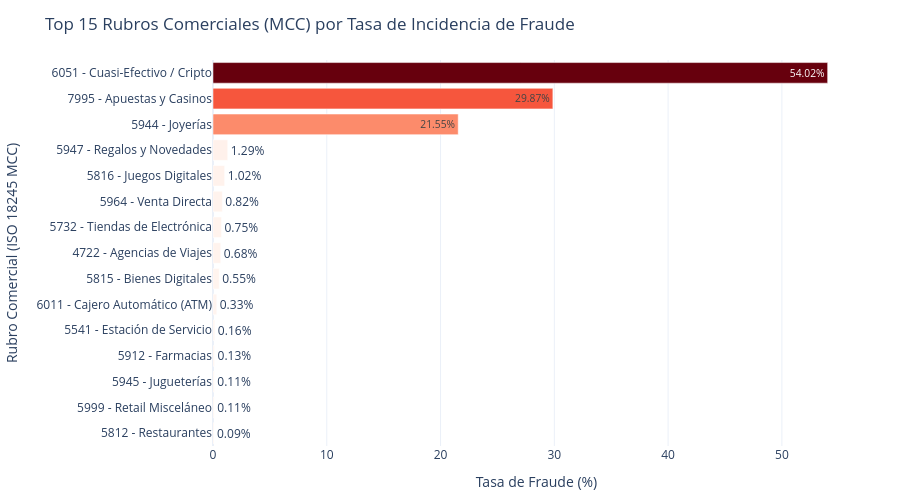
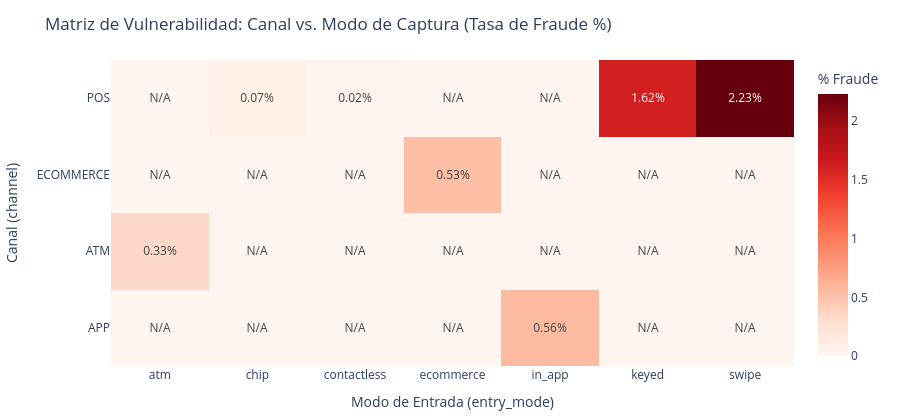

These figures' notebook cell, in order:
### Markdown cell above
---
## 5. Dimensión 4: Concentración de Riesgo por Rubro Comercial (`MCC`), Canal y Modo de Captura (`entry_mode`)
Evaluamos qué categorías de comercio concentran la mayor propensión al fraude y cómo influye el mecanismo físico o digital de captura de la tarjeta.

### Code cell
def plot_mcc_risk(df_mcc: pd.DataFrame, top_n: int = 15) -> go.Figure:
    """Barras horizontales de los rubros comerciales (MCC) con mayor tasa de fraude."""
    top_mcc = df_mcc.sort_values(by="fraud_rate_pct", ascending=True).tail(top_n)

    fig = go.Figure()
    fig.add_trace(
        go.Bar(
            y=[
                f"{int(row['mcc'])} - {row['description']}"
                for _, row in top_mcc.iterrows()
            ],
            x=top_mcc["fraud_rate_pct"],
            orientation="h",
            marker={
                "color": top_mcc["fraud_rate_pct"],
                "colorscale": "Reds",
                "showscale": False,
            },
            text=top_mcc["fraud_rate_pct"].apply(lambda v: f"{v:.2f}%"),
            textposition="auto",
            customdata=top_mcc[["total_tx", "fraud_count"]],
            hovertemplate=(
                "<b>%{y}</b><br>"
                "Tasa Fraude: %{x:.2f}%<br>"
                "Total Transacciones: %{customdata[0]:,}<br>"
                "Casos Fraude: %{customdata[1]:,}<extra></extra>"
            ),
        )
    )

    fig.update_layout(
        template=PLOTLY_TEMPLATE,
        title=f"Top {top_n} Rubros Comerciales (MCC) por Tasa de Incidencia de Fraude",
        xaxis_title="Tasa de Fraude (%)",
        yaxis_title="Rubro Comercial (ISO 18245 MCC)",
        margin={"l": 210, "r": 40, "t": 60, "b": 40},
        height=500,
    )
    return fig


def plot_channel_entry_matrix(df_matrix: pd.DataFrame) -> go.Figure:
    """Mapa de calor de tasa de fraude según Canal vs. Modo de Captura."""
    pivoted = df_matrix.pivot(
        index="channel", columns="entry_mode", values="fraud_rate_pct"
    ).fillna(0.0)

    map_fn = getattr(pivoted, "map", getattr(pivoted, "applymap", None))
    text_vals = map_fn(lambda v: f"{v:.2f}%" if v > 0 else "N/A").values

    fig = go.Figure(
        data=go.Heatmap(
            z=pivoted.values,
            x=pivoted.columns.tolist(),
            y=pivoted.index.tolist(),
            colorscale="Reds",
            text=text_vals,
            texttemplate="%{text}",
            colorbar={"title": "% Fraude"},
        )
    )

    fig.update_layout(
        template=PLOTLY_TEMPLATE,
        title="Matriz de Vulnerabilidad: Canal vs. Modo de Captura (Tasa de Fraude %)",
        xaxis_title="Modo de Entrada (entry_mode)",
        yaxis_title="Canal (channel)",
        margin={"l": 80, "r": 40, "t": 60, "b": 40},
        height=420,
    )
    return fig


mcc_summary = (
    df_train_val.group_by("mcc")
    .agg(
        [
            pl.count("transaction_id").alias("total_tx"),
            pl.col("is_fraud").sum().alias("fraud_count"),
            (pl.col("is_fraud").mean() * 100).alias("fraud_rate_pct"),
        ]
    )
    .to_pandas()
)
mcc_summary["description"] = mcc_summary["mcc"].map(MCC_DESCRIPTIONS).fillna("Otro")

fig_mcc = plot_mcc_risk(mcc_summary, top_n=15)
fig_mcc.show()

matrix_summary = (
    df_train_val.group_by(["channel", "entry_mode"])
    .agg(
        [
            pl.count("transaction_id").alias("total_tx"),
            pl.col("is_fraud").sum().alias("fraud_count"),
            (pl.col("is_fraud").mean() * 100).alias("fraud_rate_pct"),
        ]
    )
    .to_pandas()
)

fig_matrix = plot_channel_entry_matrix(matrix_summary)
fig_matrix.show()

### Figure 1 — Plotly figure (JSON) as saved in the notebook; plotly's stock layout.template omitted (floating-point values rounded to 4 significant figures)
{"data": [{"customdata": [[66675, 59], [55864, 59], [8046, 9], [18766, 25], [35505, 58], [47222, 156], [32447, 178], [21805, 148], [35977, 269], [17848, 146], [14774, 151], [22880, 296], [232, 50], [703, 210], [261, 141]], "hovertemplate": "<b>%{y}</b><br>Tasa Fraude: %{x:.2f}%<br>Total Transacciones: %{customdata[0]:,}<br>Casos Fraude: %{customdata[1]:,}<extra></extra>", "marker": {"color": [0.08849, 0.1056, 0.1119, 0.1332, 0.1634, 0.3304, 0.5486, 0.6787, 0.7477, 0.818, 1.022, 1.294, 21.55, 29.87, 54.02], "colorscale": [[0.0, "rgb(255,245,240)"], [0.125, "rgb(254,224,210)"], [0.25, "rgb(252,187,161)"], [0.375, "rgb(252,146,114)"], [0.5, "rgb(251,106,74)"], [0.625, "rgb(239,59,44)"], [0.75, "rgb(203,24,29)"], [0.875, "rgb(165,15,21)"], [1.0, "rgb(103,0,13)"]], "showscale": false}, "orientation": "h", "text": ["0.09%", "0.11%", "0.11%", "0.13%", "0.16%", "0.33%", "0.55%", "0.68%", "0.75%", "0.82%", "1.02%", "1.29%", "21.55%", "29.87%", "54.02%"], "textposition": "auto", "type": "bar", "x": [0.08849, 0.1056, 0.1119, 0.1332, 0.1634, 0.3304, 0.5486, 0.6787, 0.7477, 0.818, 1.022, 1.294, 21.55, 29.87, 54.02], "y": ["5812 - Restaurantes", "5999 - Retail Misceláneo", "5945 - Jugueterías", "5912 - Farmacias", "5541 - Estación de Servicio", "6011 - Cajero Automático (ATM)", "5815 - Bienes Digitales", "4722 - Agencias de Viajes", "5732 - Tiendas de Electrónica", "5964 - Venta Directa", "5816 - Juegos Digitales", "5947 - Regalos y Novedades", "5944 - Joyerías", "7995 - Apuestas y Casinos", "6051 - Cuasi-Efectivo / Cripto"]}], "layout": {"height": 500, "margin": {"b": 40, "l": 210, "r": 40, "t": 60}, "title": {"text": "Top 15 Rubros Comerciales (MCC) por Tasa de Incidencia de Fraude"}, "xaxis": {"title": {"text": "Tasa de Fraude (%)"}}, "yaxis": {"title": {"text": "Rubro Comercial (ISO 18245 MCC)"}}}}

### Figure 2 — Plotly figure (JSON) as saved in the notebook; plotly's stock layout.template omitted (floating-point values rounded to 4 significant figures)
{"data": [{"colorbar": {"title": {"text": "% Fraude"}}, "colorscale": [[0.0, "rgb(255,245,240)"], [0.125, "rgb(254,224,210)"], [0.25, "rgb(252,187,161)"], [0.375, "rgb(252,146,114)"], [0.5, "rgb(251,106,74)"], [0.625, "rgb(239,59,44)"], [0.75, "rgb(203,24,29)"], [0.875, "rgb(165,15,21)"], [1.0, "rgb(103,0,13)"]], "text": [["N/A", "N/A", "N/A", "N/A", "0.56%", "N/A", "N/A"], ["0.33%", "N/A", "N/A", "N/A", "N/A", "N/A", "N/A"], ["N/A", "N/A", "N/A", "0.53%", "N/A", "N/A", "N/A"], ["N/A", "0.07%", "0.02%", "N/A", "N/A", "1.62%", "2.23%"]], "texttemplate": "%{text}", "type": "heatmap", "x": ["atm", "chip", "contactless", "ecommerce", "in_app", "keyed", "swipe"], "y": ["APP", "ATM", "ECOMMERCE", "POS"], "z": [[0.0, 0.0, 0.0, 0.0, 0.5627, 0.0, 0.0], [0.3304, 0.0, 0.0, 0.0, 0.0, 0.0, 0.0], [0.0, 0.0, 0.0, 0.5306, 0.0, 0.0, 0.0], [0.0, 0.07198, 0.02357, 0.0, 0.0, 1.621, 2.232]]}], "layout": {"height": 420, "margin": {"b": 40, "l": 80, "r": 40, "t": 60}, "title": {"text": "Matriz de Vulnerabilidad: Canal vs. Modo de Captura (Tasa de Fraude %)"}, "xaxis": {"title": {"text": "Modo de Entrada (entry_mode)"}}, "yaxis": {"title": {"text": "Canal (channel)"}}}}
